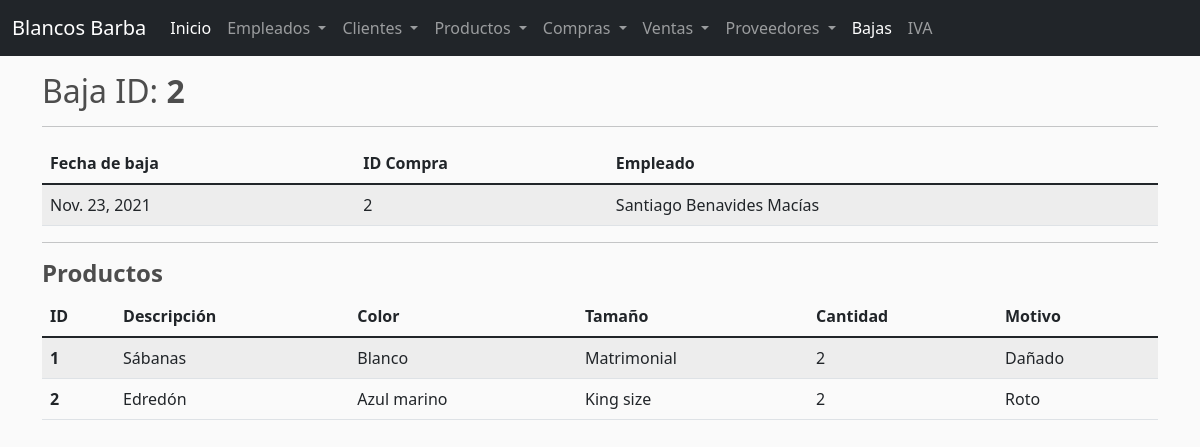
The app's page /bajainfo/2 with its own data.
### barba/models.py (models this page shows, shortened)
class Baja(models.Model):
    fechaBaja = models.DateField(null=True,blank=True)
    compra = models.ForeignKey(Compra,on_delete=models.CASCADE,null=True,blank=True)
    empleado = models.ForeignKey(Empleado,on_delete=models.CASCADE,null=True,blank=True)

class Compra(models.Model):
    fechaCompra = models.DateField(null=True,blank=True)
    proveedor = models.ForeignKey(Proveedor,on_delete=models.CASCADE,null=True,blank=True)
    empleado = models.ForeignKey(Empleado,on_delete=models.CASCADE,null=True,blank=True)

class Empleado(models.Model):
    nombre = models.CharField(max_length=50,null=True)
    apellidos = models.CharField(max_length=50,null=True)
    sueldo = models.FloatField(null=True)
    cargo = models.CharField(max_length=50,null=True)
    direccion = models.CharField(max_length=50,null=True)
    status = models.CharField(max_length=50,null=True,blank=True)
    password = models.CharField(max_length=50,null=True)
    telefono = models.CharField(max_length=50,null=True)
    def __str__(self):
        return self.nombre + ' ' + self.apellidos

class DetalleBaja(models.Model):
    baja = models.ForeignKey(Baja,on_delete=models.CASCADE,null=True,blank=True)
    producto = models.ForeignKey(Producto,on_delete=models.CASCADE,null=True,blank=True)
    cantidad = models.IntegerField(null=True,blank=True)
    motivo = models.CharField(max_length=150,null=True,blank=True)

class Producto(models.Model):
    descripcion = models.CharField(max_length=50,null=True)
    precio = models.FloatField(null=True)
    color = models.CharField(max_length=50,null=True)
    talla = models.CharField(max_length=50,null=True)
    existencia = models.IntegerField(null=True)

### barba/views.py (the view)
# urls.py: path('bajainfo/<str:pk>',views.bajainfo, name='bajainfo'),
def bajainfo(request,pk):
    baja = Baja.objects.get(pk=pk)
    detalles = DetalleBaja.objects.filter(baja=baja)
    context = {
        'baja': baja,
        'detalles': detalles,
    }
    return render(request, 'bajainfo.html', context)

### barba/templates/bajainfo.html
{% extends 'base.html' %}
{% block content %}
<div class="container">
    <h2>Baja ID: <b>{{baja.id}}</b></h2>
    <hr>
    <table class="table table-striped">
        <thead>
            <tr>
                <th scope="col">Fecha de baja</th>
                <th scope="col">ID Compra</th>
                <th scope="col">Empleado</th>
            </tr>
        </thead>
        <tbody>
                <tr>
                    <td>{{baja.fechaBaja}}</td>
                    <td>{{baja.compra.id}}</td>
                    <td>{{baja.empleado}}</td>
                </tr>
        </tbody>
    </table>
    <hr>
    <h4><b>Productos</b></h4>
    <table class="table table-striped">
        <thead>
            <tr>
                <th scope="col">ID</th>
                <th scope="col">Descripción</th>
                <th scope="col">Color</th>
                <th scope="col">Tamaño</th>
                <th scope="col">Cantidad</th>
                <th scope="col">Motivo</th>
            </tr>
        </thead>
        <tbody>
            {% for detalle in detalles %}
                <tr>
                    <th scope="col">{{detalle.producto.id}}</th>
                    <td>{{detalle.producto.descripcion}}</td>
                    <td>{{detalle.producto.color}}</td>
                    <td>{{detalle.producto.talla}}</td>
                    <td>{{detalle.cantidad}}</td>
                    <td>{{detalle.motivo}}</td>
                </tr>
            {% endfor %}
        </tbody>
    </table>
</div>
{% endblock %}

### static/main.css (style rules this page uses)
body { background-color: hsl(0, 0%, 98%); }
h1,h2,h3,h4,h5,h6 { color:hsl(0, 0%, 30%); }

### records on screen
Baja: id "2", fechaBaja "Nov. 23, 2021", compra.id "2", empleado "Santiago Benavides Macías"
DetalleBaja: producto.id "1", producto.descripcion "Sábanas", producto.color "Blanco", producto.talla "Matrimonial", cantidad "2", motivo "Dañado"
DetalleBaja: producto.id "2", producto.descripcion "Edredón", producto.color "Azul marino", producto.talla "King size", cantidad "2", motivo "Roto"
